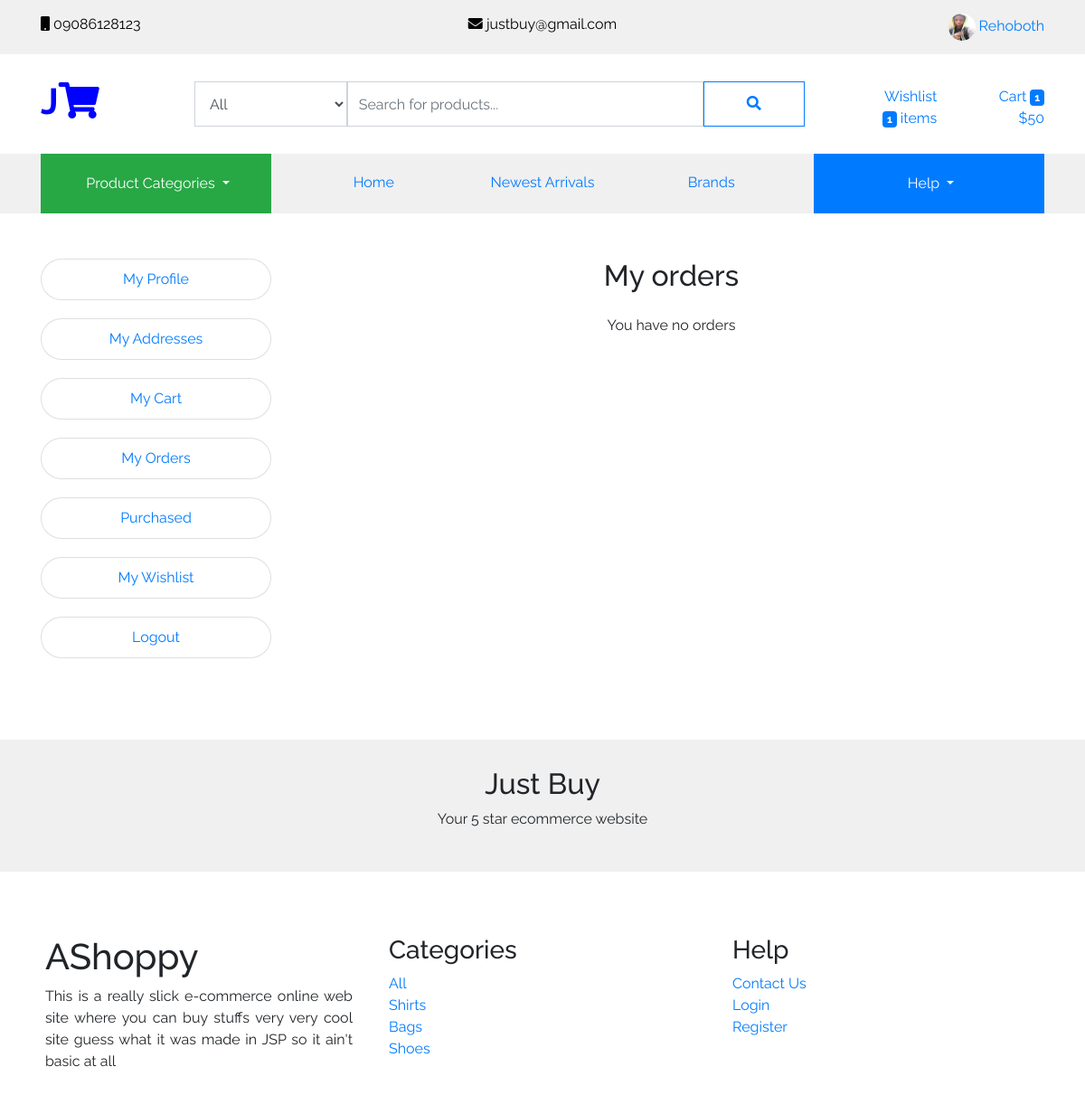
Screenshot of /my_orders.php (signed in) with the database file from the repository.
### tables this page shows
CREATE TABLE `users` (
  `UserID` int(11) NOT NULL,
  `FirstName` varchar(60) NOT NULL,
  `LastName` varchar(60) NOT NULL,
  `ProfilePicture` text DEFAULT NULL,
  `EmailAddress` varchar(100) DEFAULT NULL,
  `Password` varchar(100) NOT NULL
);

CREATE TABLE `categories` (
  `CategoryID` int(11) NOT NULL,
  `CategoryName` varchar(60) DEFAULT NULL
);

### classes/Dbh.config.php (called while the page is built, shortened)
<?php
	class Dbh{
		public function SanitizeVariable($variable){
			return htmlspecialchars(htmlentities(strip_tags($variable)));
		}
	}
?>

### classes/Users.php (called while the page is built, shortened)
<?php
    require_once (dirname(__DIR__).'/classes/Dbh.config.php');
    class Users extends Dbh{
        public function UserExistsByIDDB($user_id){
            $db_object = $this->GetConnection();
            $user_id = $this->SanitizeVariable($user_id);
            $sql = "SELECT * FROM ".self::USERS_TABLE["TableName"]." WHERE UserID = ?";
            $prepared_statement = $db_object->prepare($sql);
            $prepared_statement->execute([$user_id]);
            return ($prepared_statement->rowCount() == 1);
        }
        public function GetUserDetailsDB($user_id){
            $db_object = $this->GetConnection();
            $user_id = $this->SanitizeVariable($user_id);
            $sql = "SELECT * FROM ".self::USERS_TABLE["TableName"]." WHERE UserID = ?";
            $prepared_statement = $db_object->prepare($sql);
            $prepared_statement->execute([$user_id]);
            return $prepared_statement->fetchAll()[0];
        }
    }
?>

### classes/UsersView.php (called while the page is built, shortened)
<?php
require_once (dirname(__DIR__).'/classes/Users.php');
    class UsersView extends Users{
        public function UserExistsByID($user_id){
            return $this->UserExistsByIDDB($user_id);
        }
        public function GetUserDetails($user_id){
            return $this->GetUserDetailsDB($user_id);
        }
        public function UserLoggedInVerified(){
            if(isset($_SESSION["user_logged"]) && !empty($_SESSION["user_logged"])){
                $user_id = $_SESSION["user_logged"];
                if($this->UserExistsByID($user_id)){
                    return true;
                }else{
                    return false;
                }
            }else{
                return false;
            }
        }
    }
?>

### classes/Categories.php (called while the page is built, shortened)
<?php
    require_once (dirname(__DIR__).'/classes/Dbh.config.php');
    class Categories extends Dbh{
        public function GetCategoriesDB(){
            $db_object = $this->GetConnection();
            $sql = "SELECT * FROM ".self::CATEGORIES_TABLE["TableName"]." ORDER By CategoryID DESC";
            $prepared_statement = $db_object->prepare($sql);
            $prepared_statement->execute([]);
            $categories = $prepared_statement->fetchAll();
            return $categories;
        }
    }
?>

### classes/CategoriesView.php (called while the page is built, shortened)
<?php
    require_once (dirname(__DIR__).'/classes/Categories.php');
    class CategoriesView extends Categories{
        public function GetCategories(){
            return $this->GetCategoriesDB();
        }
    }
?>

### my_orders.php (the view, shortened to what this page needs)
<?php
    $classes_redirect = "classes/";
    include_once $classes_redirect."__WebAppConfig.php";
    include_once $classes_redirect."UsersView.php";
    include_once $classes_redirect."CategoriesView.php";
    $users_view_instance = new UsersView();
    if($users_view_instance->UserLoggedInVerified()){
        $user_details = $users_view_instance->GetUserDetails($users_view_instance->GetUserLoggedID());
    }else{
        $redirect_url = $app_conf->base_url()."404";
        header("location: $redirect_url");
    }
    include_once $classes_redirect."ProductsView.php";
?>
<!DOCTYPE html>
<html lang="en" dir="ltr">
    <head>
        <title><?php echo $user_details["FirstName"]." ".$user_details["LastName"]; ?> | <?php $app_conf->app_name(); ?></title>
        <?php $app_conf->load_stylesheet("css/bootstrap.min.css"); ?>
        <?php $app_conf->load_stylesheet("css/style.css"); ?>
        <?php $app_conf->load_stylesheet("css/fontawesome.min.css"); ?>
    </head>
    <body>
        <?php include_once $app_conf->get_view("header"); ?>
        <?php include_once $app_conf->get_view("header2"); ?>
        <div class="container" style="margin-top: 50px; margin-bottom: 50px;">
            <div class="row">
                <div class="col-lg-3 col-md-4 col-12" style="margin-bottom: 20px;">
                </div>
                <div class="col-lg-9 col-md-8 col-12">
                    <div class="row">
                        <div class="col-12 text-center">
                            <h2>My orders</h2>
                        </div>
                    </div>
                    <div class="row mt-3">
                        <?php
                            $top_counter = 0;
                                ?>
                                <?php
                            if($top_counter == 0){
                                ?>
                                <div class="col-12 text-center">
                                    You have no orders
                                </div>
                                <?php
                            }
                        ?>
                    </div>
                </div>
            </div>
        </div>
        <?php include_once $app_conf->get_view("footer"); ?>
    </body>
</html>

### views/header.view.php (shortened to what this page needs)
<div class="header container-fluid">
            <div class="container">
                <div class="row">
                    <div class="col-xl-4 col-lg-4 col-md-3 text-left">
                        <i class="fa fa-mobile"></i> 09086128123
                    </div>
                    <div class="col-xl-4 col-lg-4 col-md-5 text-center">
                        <i class="fa fa-envelope"></i> justbuy@gmail.com
                    </div>
                    <div class="col-xl-4 col-lg-4 col-md-4 text-right">
                        <?php
                            if($users_view_instance->UserLoggedInVerified()){
                                $user_details = $users_view_instance->GetUserDetails($users_view_instance->GetUserLoggedID());
                                $profile_picture = ($user_details["ProfilePicture"] == NULL) ? "assets/images/avatar.jpg": $user_details["ProfilePicture"];
                                $first_name = $user_details["FirstName"];
                                ?>
                                    <img src="<?php echo $app_conf->base_url(); ?><?php echo $profile_picture;?>" class="rounded-circle" width="30" height="30"/>
                                    <a href="<?php echo $app_conf->base_url(); ?>my_dashboard">
                                        <?php echo $first_name; ?>
                                    </a>
                                <?php
                            }else{
                                ?>
                                    <a href="<?php echo $app_conf->base_url(); ?>register"><i class="fa fa-user"></i> Register</a> |
                                    <a href="<?php echo $app_conf->base_url(); ?>login"><i class="fa fa-user-check"></i> Login</a>
                                <?php
                            }
                        ?>
                    </div>
                </div>
            </div>
        </div>

### views/footer.view.php
<div class="container-fluid footer">
            <div class="container">
                <div class="row">
                    <div class="col-lg-4 col-md-4 col-12" style="padding: 20px;">
                        <h1>AShoppy</h1>
                        <p style="text-align: justify;">This is a really slick e-commerce online web site where you can buy stuffs very very cool site
                        guess what it was made in JSP so it ain't basic at all</p>
                    </div>
                    <div class="col-lg-4 col-md-4 col-12" style="padding: 20px;">
                        <h3>Categories</h3>
                        <a href="<?php echo $app_conf->base_url(); ?>products/all/all/all/all">All</a><br/>
                        <?php
                            $active_categories = $categories_view_instance->GetCategories("all");
                            foreach($active_categories as $category){
                                $category_name = $category["CategoryName"];
                                $category_id = $category["CategoryID"];
                                ?>
                                <a href="<?php echo $app_conf->base_url(); ?>products/<?php echo $category_id; ?>/all/all/all"><?php echo $category_name; ?></a><br/>
                                <?php
                            }
                        ?>
                    </div>
                    <div class="col-lg-4 col-md-4 col-12" style="padding: 20px;">
                        <h3>Help</h3>
                        <a href="<?php echo $app_conf->base_url(); ?>contact_us">Contact Us</a><br/>
                        <a href="<?php echo $app_conf->base_url(); ?>login">Login</a><br/>
                        <a href="<?php echo $app_conf->base_url(); ?>register">Register</a><br/>
                    </div>
                </div>
            </div>
        </div>

### assets/css/style.css (style rules this page uses)
.footer { margin-top: 50px; }
.header { padding: 15px; background-color: #f0f0f0; color: black; }
.text-center { text-align: center; }
@media only screen and (min-width: 768px) { .header { display: block; } }

### includes/font.inc.php (style rules this page uses)
* { font-family: 'Raleway', sans-serif; }

### rows the page displays
users: ProfilePicture (picture), FirstName "Rehoboth"
categories: CategoryName "Shirts"
categories: CategoryName "Bags"
categories: CategoryName "Shoes"

### other values shown
$products_view_instance->GetNumWishlistProducts($user_id) "1"
$products_view_instance->GetNumCartProducts($cart_id) "1"
$products_view_instance->GetTotalCartBill($cart_id) "50"
